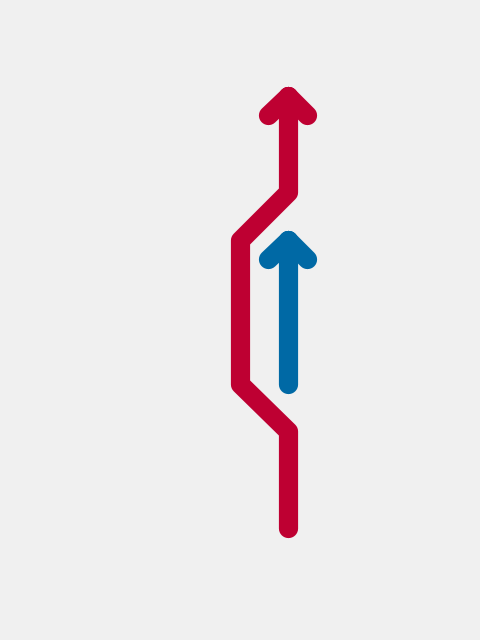
Frame 1 (no input)
Frame 2 (the mouse pressed at the canvas centre, redrawn once): identical to frame 1, image omitted

The Processing sketch that drew this single still picture (run headless with seeded random() and noise(); the mouse was pressed at the canvas centre and the sketch redrawn once):

// Processing sketch: sorpasso_il
// ── sorpasso_il.pde
// Manuale di Programmazione Cinematografica
// Daniele Olmisani, 2015

// Il Sorpasso (1962)


final color PAPER = color(240);
final color INK1 = color(0, 105, 165);
final color INK2 = color(190, 0, 50);

final float STROKE = 20.0;


void setup() {
  size(480, 640);
  noLoop();
}


void draw() {

  final float S = min(width, height);
  final float U = 0.002;
  
  final float W = STROKE*U;
  
  scale(S);
  
  background(PAPER);
  
  strokeWeight(W);
  strokeJoin(ROUND);
  strokeCap(ROUND);
  
  noFill();
  
  stroke(INK1);
  line(0.6, 0.8, 0.6, 0.5);
  line(0.6, 0.5, 0.6-W, 0.5+W);
  line(0.6, 0.5, 0.6+W, 0.5+W);
  
  stroke(INK2);
  beginShape();
    vertex(0.6, 1.1); vertex(0.6, 0.9);
    vertex(0.5, 0.8); vertex(0.5, 0.5);
    vertex(0.5, 0.5); vertex(0.6, 0.4);
    vertex(0.6, 0.2);
  endShape();
  line(0.6, 0.2, 0.6-W, 0.2+W);
  line(0.6, 0.2, 0.6+W, 0.2+W);
  
  save("il-sorpasso.png");
}
